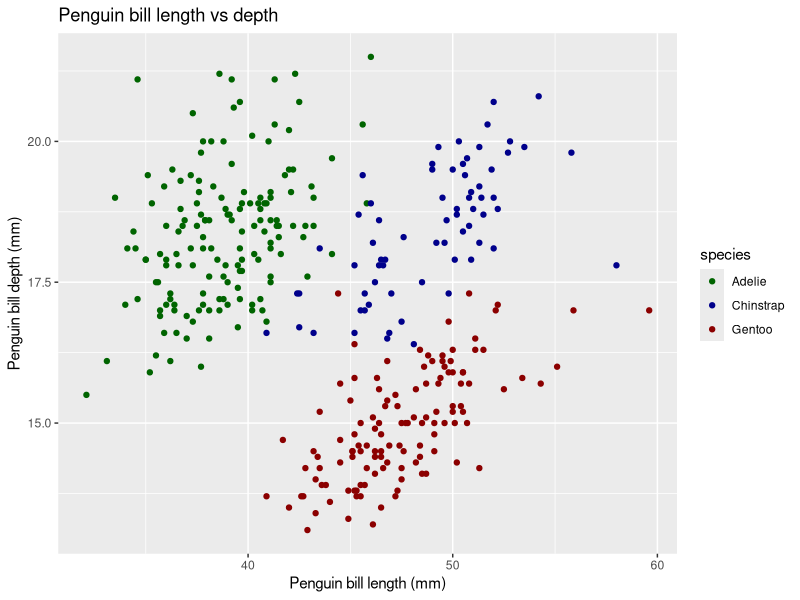
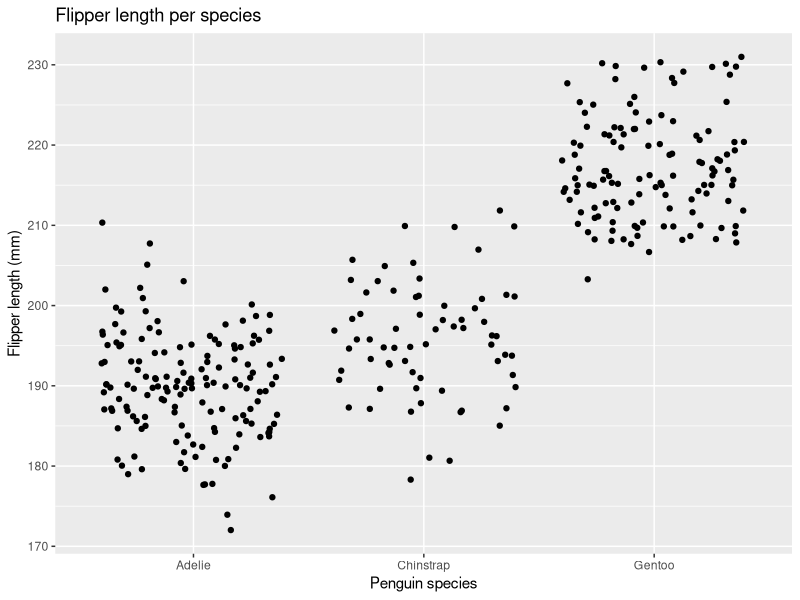

R code for these plots, in order:
## ---- chunk 1
library(tidyverse)
library(palmerpenguins)
## ---- chunk 2
fx <- expression(x^2)
df_dx <- D(expr = fx, name = "x")
df_dx
x = 3 
eval(df_dx)
## ---- chunk 3
pa <- expression(2*(3*a +2)^4 - 5)
df_da <- D(expr = pa, name = "a")
df_da
a = 1.2 
eval(df_da)
## ---- chunk 4
ggplot(data = penguins, aes(x = bill_length_mm,
                            y = bill_depth_mm)) + 
  geom_point(aes(color = species)) + 
  scale_color_manual(values = c("darkgreen", "darkblue", "darkred")) + 
  labs(x = "Penguin bill length (mm)",
       y = "Penguin bill depth (mm)", 
       title = "Penguin bill length vs depth")
## ---- chunk 5
ggplot(data = penguins, aes(x = species, 
                            y = flipper_length_mm))+ 
  geom_jitter() + 
  labs(x = "Penguin species", 
       y = "Flipper length (mm)", 
       title = "Flipper length per species")
